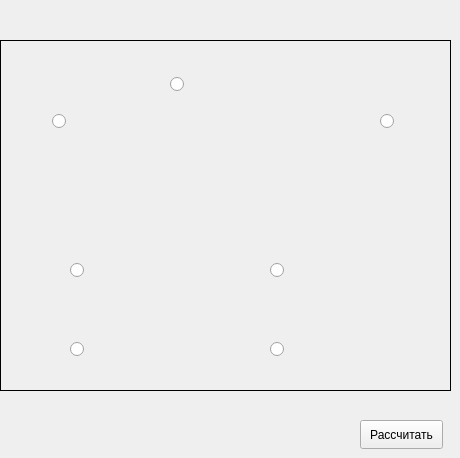
       <widget class="QWidget" name="tab_2">
        <attribute name="title">
         <string>Схема 5</string>
        </attribute>
        <widget class="QLabel" name="label_12">
         <property name="enabled">
          <bool>true</bool>
         </property>
         <property name="geometry">
          <rect>
           <x>0</x>
           <y>40</y>
           <width>451</width>
           <height>351</height>
          </rect>
         </property>
         <property name="frameShape">
          <enum>QFrame::Box</enum>
         </property>
         <property name="text">
          <string/>
         </property>
         <property name="pixmap">
          <pixmap resource="resource.qrc">:/img/shemi2/shema4.png</pixmap>
         </property>
        </widget>
        <widget class="QPushButton" name="shema4_calculate">
         <property name="geometry">
          <rect>
           <x>360</x>
           <y>420</y>
           <width>83</width>
           <height>29</height>
          </rect>
         </property>
         <property name="text">
          <string>Рассчитать</string>
         </property>
        </widget>
        <widget class="QRadioButton" name="shema4_button1">
         <property name="geometry">
          <rect>
           <x>170</x>
           <y>73</y>
           <width>22</width>
           <height>22</height>
          </rect>
         </property>
         <property name="sizeIncrement">
          <size>
           <width>30</width>
           <height>30</height>
          </size>
         </property>
         <property name="baseSize">
          <size>
           <width>30</width>
           <height>30</height>
          </size>
         </property>
         <property name="styleSheet">
          <string notr="true">QRadioButton::indicator
{
width : 20px;
height : 20px;

}
background-color: rgb(255, 255, 255);
color: rgb(255, 255, 255);
alternate-background-color: rgb(255, 255, 255);</string>
         </property>
         <property name="text">
          <string/>
         </property>
         <property name="iconSize">
          <size>
           <width>50</width>
           <height>50</height>
          </size>
         </property>
         <property name="checked">
          <bool>false</bool>
         </property>
        </widget>
        <widget class="QRadioButton" name="shema4_button2">
         <property name="geometry">
          <rect>
           <x>52</x>
           <y>110</y>
           <width>22</width>
           <height>22</height>
          </rect>
         </property>
         <property name="sizeIncrement">
          <size>
           <width>30</width>
           <height>30</height>
          </size>
         </property>
         <property name="baseSize">
          <size>
           <width>30</width>
           <height>30</height>
          </size>
         </property>
         <property name="styleSheet">
          <string notr="true">QRadioButton::indicator
{
width : 20px;
height : 20px;

}
background-color: rgb(255, 255, 255);
color: rgb(255, 255, 255);
alternate-background-color: rgb(255, 255, 255);</string>
         </property>
         <property name="text">
          <string/>
         </property>
         <property name="iconSize">
          <size>
           <width>50</width>
           <height>50</height>
          </size>
         </property>
         <property name="checked">
          <bool>false</bool>
         </property>
        </widget>
        <widget class="QRadioButton" name="shema4_button4">
         <property name="geometry">
          <rect>
           <x>380</x>
           <y>110</y>
           <width>22</width>
           <height>22</height>
          </rect>
         </property>
         <property name="sizeIncrement">
          <size>
           <width>30</width>
           <height>30</height>
          </size>
         </property>
         <property name="baseSize">
          <size>
           <width>30</width>
           <height>30</height>
          </size>
         </property>
         <property name="styleSheet">
          <string notr="true">QRadioButton::indicator
{
width : 20px;
height : 20px;

}
background-color: rgb(255, 255, 255);
color: rgb(255, 255, 255);
alternate-background-color: rgb(255, 255, 255);</string>
         </property>
         <property name="text">
          <string/>
         </property>
         <property name="iconSize">
          <size>
           <width>50</width>
           <height>50</height>
          </size>
         </property>
         <property name="checked">
          <bool>false</bool>
         </property>
        </widget>
        <widget class="QRadioButton" name="shema4_button3">
         <property name="geometry">
          <rect>
           <x>70</x>
           <y>259</y>
           <width>22</width>
           <height>22</height>
          </rect>
         </property>
         <property name="sizeIncrement">
          <size>
           <width>30</width>
           <height>30</height>
          </size>
         </property>
         <property name="baseSize">
          <size>
           <width>30</width>
           <height>30</height>
          </size>
         </property>
         <property name="styleSheet">
          <string notr="true">QRadioButton::indicator
{
width : 20px;
height : 20px;

}
background-color: rgb(255, 255, 255);
color: rgb(255, 255, 255);
alternate-background-color: rgb(255, 255, 255);</string>
         </property>
         <property name="text">
          <string/>
         </property>
         <property name="iconSize">
          <size>
           <width>50</width>
           <height>50</height>
          </size>
         </property>
         <property name="checked">
          <bool>false</bool>
         </property>
        </widget>
        <widget class="QRadioButton" name="shema4_button5">
         <property name="geometry">
          <rect>
           <x>70</x>
           <y>338</y>
           <width>22</width>
           <height>22</height>
          </rect>
         </property>
         <property name="sizeIncrement">
          <size>
           <width>30</width>
           <height>30</height>
          </size>
         </property>
         <property name="baseSize">
          <size>
           <width>30</width>
           <height>30</height>
          </size>
         </property>
         <property name="styleSheet">
          <string notr="true">QRadioButton::indicator
{
width : 20px;
height : 20px;

}
background-color: rgb(255, 255, 255);
color: rgb(255, 255, 255);
alternate-background-color: rgb(255, 255, 255);</string>
         </property>
         <property name="text">
          <string/>
         </property>
         <property name="iconSize">
          <size>
           <width>50</width>
           <height>50</height>
          </size>
         </property>
         <property name="checked">
          <bool>false</bool>
         </property>
        </widget>
        <widget class="QRadioButton" name="shema4_button6">
         <property name="geometry">
          <rect>
           <x>270</x>
           <y>259</y>
           <width>22</width>
           <height>22</height>
          </rect>
         </property>
         <property name="sizeIncrement">
          <size>
           <width>30</width>
           <height>30</height>
          </size>
         </property>
         <property name="baseSize">
          <size>
           <width>30</width>
           <height>30</height>
          </size>
         </property>
         <property name="styleSheet">
          <string notr="true">QRadioButton::indicator
{
width : 20px;
height : 20px;

}
background-color: rgb(255, 255, 255);
color: rgb(255, 255, 255);
alternate-background-color: rgb(255, 255, 255);</string>
         </property>
         <property name="text">
          <string/>
         </property>
         <property name="iconSize">
          <size>
           <width>50</width>
           <height>50</height>
          </size>
         </property>
         <property name="checked">
          <bool>false</bool>
         </property>
        </widget>
        <widget class="QRadioButton" name="shema4_button7">
         <property name="geometry">
          <rect>
           <x>270</x>
           <y>338</y>
           <width>22</width>
           <height>22</height>
          </rect>
         </property>
         <property name="sizeIncrement">
          <size>
           <width>30</width>
           <height>30</height>
          </size>
         </property>
         <property name="baseSize">
          <size>
           <width>30</width>
           <height>30</height>
          </size>
         </property>
         <property name="styleSheet">
          <string notr="true">QRadioButton::indicator
{
width : 20px;
height : 20px;

}
background-color: rgb(255, 255, 255);
color: rgb(255, 255, 255);
alternate-background-color: rgb(255, 255, 255);</string>
         </property>
         <property name="text">
          <string/>
         </property>
         <property name="iconSize">
          <size>
           <width>50</width>
           <height>50</height>
          </size>
         </property>
         <property name="checked">
          <bool>false</bool>
         </property>
        </widget>
        <widget class="QPushButton" name="shema4_button1_1">
         <property name="geometry">
          <rect>
           <x>193</x>
           <y>55</y>
           <width>80</width>
           <height>60</height>
          </rect>
         </property>
         <property name="minimumSize">
          <size>
           <width>80</width>
           <height>60</height>
          </size>
         </property>
         <property name="maximumSize">
          <size>
           <width>82</width>
           <height>62</height>
          </size>
         </property>
         <property name="text">
          <string/>
         </property>
         <property name="iconSize">
          <size>
           <width>80</width>
           <height>60</height>
          </size>
         </property>
         <property name="autoDefault">
          <bool>false</bool>
         </property>
         <property name="default">
          <bool>false</bool>
         </property>
         <property name="flat">
          <bool>true</bool>
         </property>
        </widget>
        <widget class="QPushButton" name="shema4_button2_1">
         <property name="geometry">
          <rect>
           <x>32</x>
           <y>132</y>
           <width>60</width>
           <height>80</height>
          </rect>
         </property>
         <property name="minimumSize">
          <size>
           <width>60</width>
           <height>60</height>
          </size>
         </property>
         <property name="maximumSize">
          <size>
           <width>62</width>
           <height>82</height>
          </size>
         </property>
         <property name="text">
          <string/>
         </property>
         <property name="iconSize">
          <size>
           <width>60</width>
           <height>80</height>
          </size>
         </property>
         <property name="autoDefault">
          <bool>false</bool>
         </property>
         <property name="default">
          <bool>false</bool>
         </property>
         <property name="flat">
          <bool>true</bool>
         </property>
        </widget>
        <widget class="QPushButton" name="shema4_button4_1">
         <property name="geometry">
          <rect>
           <x>360</x>
           <y>132</y>
           <width>60</width>
           <height>80</height>
          </rect>
         </property>
         <property name="minimumSize">
          <size>
           <width>60</width>
           <height>60</height>
          </size>
         </property>
         <property name="maximumSize">
          <size>
           <width>62</width>
           <height>82</height>
          </size>
         </property>
         <property name="text">
          <string/>
         </property>
         <property name="iconSize">
          <size>
           <width>60</width>
           <height>80</height>
          </size>
         </property>
         <property name="autoDefault">
          <bool>false</bool>
         </property>
         <property name="default">
          <bool>false</bool>
         </property>
         <property name="flat">
          <bool>true</bool>
         </property>
        </widget>
        <widget class="QPushButton" name="shema4_button3_1">
         <property name="geometry">
          <rect>
           <x>93</x>
           <y>239</y>
           <width>80</width>
           <height>60</height>
          </rect>
         </property>
         <property name="minimumSize">
          <size>
           <width>80</width>
           <height>60</height>
          </size>
         </property>
         <property name="maximumSize">
          <size>
           <width>82</width>
           <height>62</height>
          </size>
         </property>
         <property name="text">
          <string/>
         </property>
         <property name="iconSize">
          <size>
           <width>80</width>
           <height>60</height>
          </size>
         </property>
         <property name="autoDefault">
          <bool>false</bool>
         </property>
         <property name="default">
          <bool>false</bool>
         </property>
         <property name="flat">
          <bool>true</bool>
         </property>
        </widget>
        <widget class="QPushButton" name="shema4_button5_1">
         <property name="geometry">
          <rect>
           <x>93</x>
           <y>319</y>
           <width>80</width>
           <height>60</height>
          </rect>
         </property>
         <property name="minimumSize">
          <size>
           <width>80</width>
           <height>60</height>
          </size>
         </property>
         <property name="maximumSize">
          <size>
           <width>82</width>
           <height>62</height>
          </size>
         </property>
         <property name="text">
          <string/>
         </property>
         <property name="iconSize">
          <size>
           <width>80</width>
           <height>60</height>
          </size>
         </property>
         <property name="autoDefault">
          <bool>false</bool>
         </property>
         <property name="default">
          <bool>false</bool>
         </property>
         <property name="flat">
          <bool>true</bool>
         </property>
        </widget>
        <widget class="QPushButton" name="shema4_button6_1">
         <property name="geometry">
          <rect>
           <x>293</x>
           <y>239</y>
           <width>80</width>
           <height>60</height>
          </rect>
         </property>
         <property name="minimumSize">
          <size>
           <width>80</width>
           <height>60</height>
          </size>
         </property>
         <property name="maximumSize">
          <size>
           <width>82</width>
           <height>62</height>
          </size>
         </property>
         <property name="text">
          <string/>
         </property>
         <property name="iconSize">
          <size>
           <width>80</width>
           <height>60</height>
          </size>
         </property>
         <property name="autoDefault">
          <bool>false</bool>
         </property>
         <property name="default">
          <bool>false</bool>
         </property>
         <property name="flat">
          <bool>true</bool>
         </property>
        </widget>
        <widget class="QPushButton" name="shema4_button7_1">
         <property name="geometry">
          <rect>
           <x>293</x>
           <y>319</y>
           <width>80</width>
           <height>60</height>
          </rect>
         </property>
         <property name="minimumSize">
          <size>
           <width>80</width>
           <height>60</height>
          </size>
         </property>
         <property name="maximumSize">
          <size>
           <width>82</width>
           <height>62</height>
          </size>
         </property>
         <property name="text">
          <string/>
         </property>
         <property name="iconSize">
          <size>
           <width>80</width>
           <height>60</height>
          </size>
         </property>
         <property name="autoDefault">
          <bool>false</bool>
         </property>
         <property name="default">
          <bool>false</bool>
         </property>
         <property name="flat">
          <bool>true</bool>
         </property>
        </widget>
       </widget>
